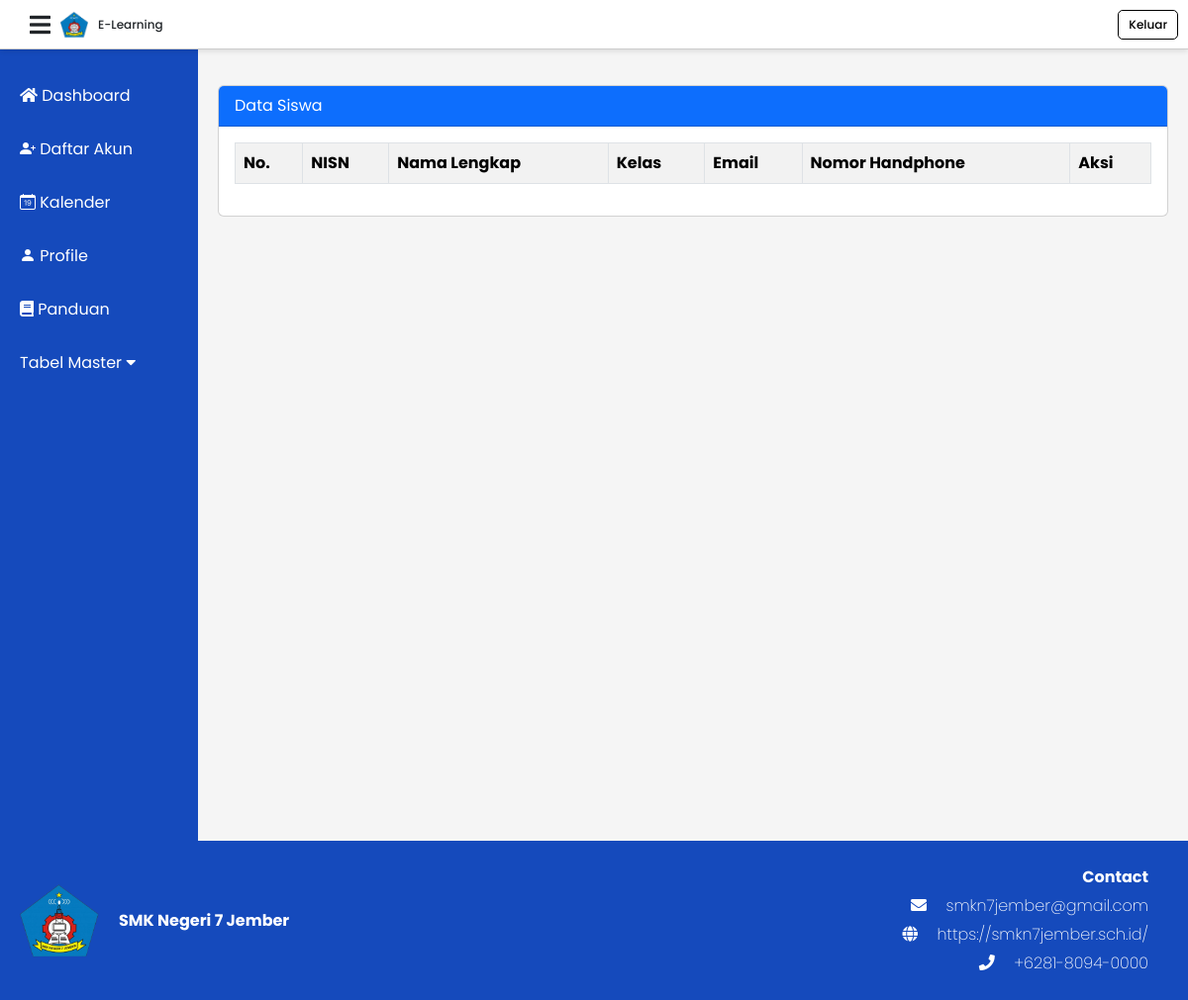
Page /admin/crudsiswa.php on the earlier database version.
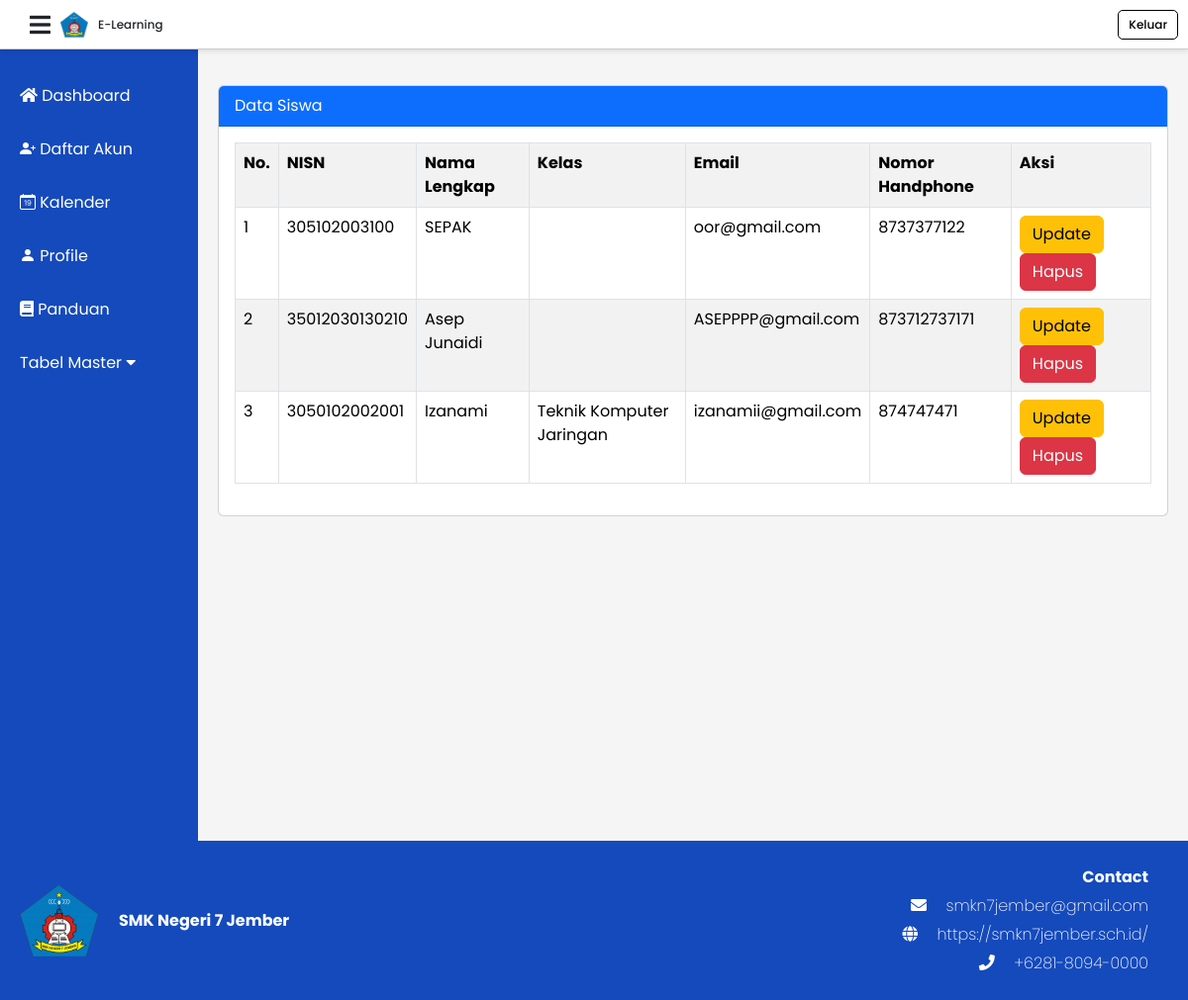
Same page on the later database version.
### tables this page shows
CREATE TABLE `siswa` (
  `id_siswa` int(11) NOT NULL,
  `nisn` bigint(20) NOT NULL,
  `nama` varchar(100) NOT NULL,
  `id_kelas` int(11) DEFAULT NULL,
  `kelas` varchar(50) DEFAULT NULL,
  `email` varchar(100) DEFAULT NULL,
  `no_hp` bigint(20) NOT NULL,
  `foto` mediumblob DEFAULT NULL,
  `id_user` int(11) NOT NULL
);

### admin/crudsiswa.php (the view, shortened to what this page needs)
<?php
$db = new Database();
$conn = $db->getConnection();
?>
<!doctype html>
<html lang="en">
<head>
    <link rel="stylesheet" href="https://cdnjs.cloudflare.com/ajax/libs/font-awesome/5.15.3/css/all.min.css" />
    <link rel="stylesheet"
        href="https://cdnjs.cloudflare.com/ajax/libs/bootstrap-icons/1.10.0/font/bootstrap-icons.min.css">
    <link href="https://cdn.jsdelivr.net/npm/bootstrap@5.3.3/dist/css/bootstrap.min.css" rel="stylesheet"
>
    <link rel="stylesheet" href="../css/crud.css" />
</head>
<body>
    <div class="header">
        <div class="logo">
            <i class="fas fa-bars menu-icon"></i>
            <img src="../Foto/smk7 jember.png" alt="School Logo" />
            <span class="text-elearning">E-Learning</span>
        </div>
        <a href="../logout.php" class="logout">Keluar</a>
    </div>
    <div class="sidebar">
        <a href="admin.php"><i class="fas fa-home"></i> Dashboard</a>
        <a href="daftar.php"><i class="bi bi-person-plus-fill"></i> Daftar Akun</a>
        <a href="kalender.php"><i class="bi bi-calendar-date"></i> Kalender </a>
        <a href="profile.php"><i class="bi bi-person-fill"></i> Profile</a>
        <a href="panduan.php"><i class="fas fa-book"></i> Panduan</a>
        <a class="dropdown-btn" href="javascript:void(0);" id="dropdown-btn" onclick="toggleDropdown()">
            Tabel Master
            <i class="fas fa-caret-down"> </i>
        </a>
    </div>
    <div class="content">
        <div class="card mt-3">
            <div class="card-header bg-primary text-white">
                Data Siswa
            </div>
            <div class="card-body">
                <table class="table table-bordered table-striped table-hover">
                    <tr>
                        <th>No.</th>
                        <th>NISN</th>
                        <th>Nama Lengkap</th>
                        <th>Kelas</th>
                        <th>Email</th>
                        <th>Nomor Handphone</th>
                        <th>Aksi</th>
                    </tr>
                    <?php
                        $no = 1;
                        $query = $conn->prepare("SELECT * FROM siswa ORDER BY id_siswa DESC");
                        $query->execute();
                        while ($data = $query->fetch(PDO::FETCH_ASSOC)):
                    ?>
                    <tr>
                        <td><?= $no++ ?></td>
                        <td><?= $data['nisn']?></td>
                        <td><?= $data['nama']?></td>
                        <td><?= $data['kelas']?></td>
                        <td><?= $data['email']?></td>
                        <td><?= $data['no_hp']?></td>
                        <td>
                            <a href="#" class="btn btn-warning" data-bs-toggle="modal"
                                data-bs-target="#modalUbah<?= $no ?>">Update</a>
                            <a href="#" class="btn btn-danger" data-bs-toggle="modal"
                                data-bs-target="#modalHapus<?= $no ?>">Hapus</a>
                        </td>
                    </tr>
                    <?php endwhile; ?>
                </table>
            </div>
        </div>
    </div>
    <footer>
        <div class="footer">
            <div class="school-info">
                <img src="../Foto/smk7 jember.png" alt="School Emblem" />
                <p>SMK Negeri 7 Jember</p>
            </div>
            <div class="contact-info">
                <p id="footer-contact">Contact</p>
                <p><i class="fas fa-envelope"></i> smkn7jember@gmail.com</p>
                <p><i class="fas fa-globe"></i> https://smkn7jember.sch.id/</p>
                <p><i class="fas fa-phone"></i> +6281-8094-0000</p>
            </div>
        </div>
    </footer>
</body>
</html>

Differences in the rows shown:
added siswa: nisn "305102003100", nama "SEPAK", email "oor@gmail.com", no_hp "8737377122"
added siswa: nisn "35012030130210", nama "Asep Junaidi", email "ASEPPPP@gmail.com", no_hp "873712737171"
added siswa: nisn "3050102002001", nama "Izanami", kelas "Teknik Komputer Jaringan", email "izanamii@gmail.com", no_hp "874747471"
